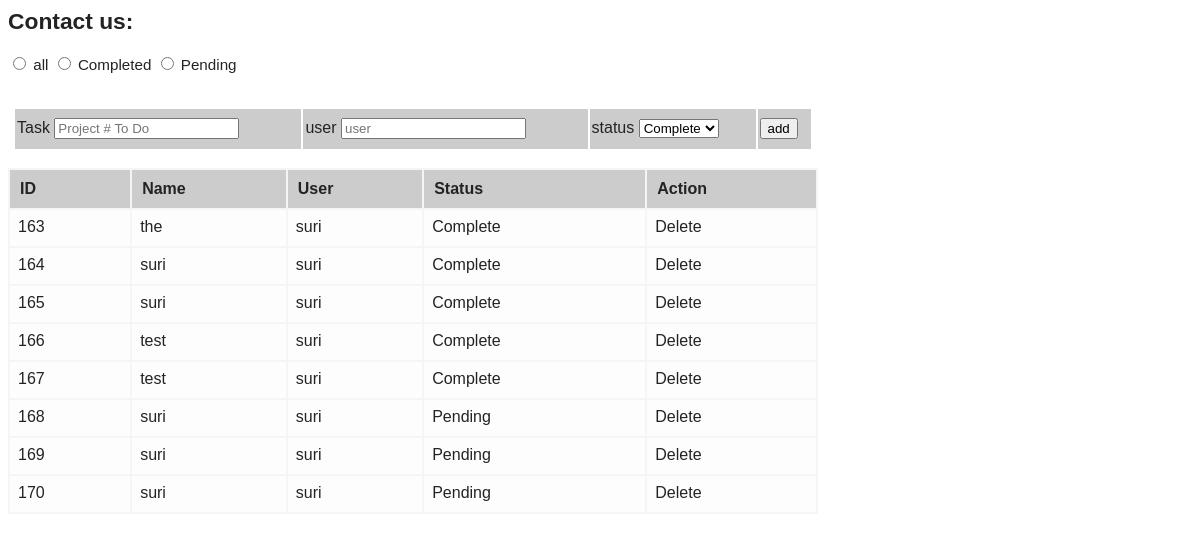
The page / on the database its author committed.
### tables this page shows
CREATE TABLE `crud` (
  `id` int(100) NOT NULL,
  `name` varchar(255) NOT NULL,
  `user` varchar(100) NOT NULL,
  `status` varchar(100) NOT NULL
);

### lib/DataSource.php (called while the page is built, shortened)
<?php
class DataSource
{
    private $conn;
    function __construct()
    {
        $this->conn = $this->getConnection();
    }
    public function getConnection()
    {
        $conn = new \mysqli(self::HOST, self::USERNAME, self::PASSWORD, self::DATABASENAME);
        $conn->set_charset("utf8");
        return $conn;
    }
    public function select($query, $paramType="", $paramArray=array())
    {
        $stmt = $this->conn->prepare($query);
        $stmt->execute();
        $result = $stmt->get_result();
        if ($result->num_rows > 0) {
            while ($row = $result->fetch_assoc()) {
                $resultset[] = $row;
            }
        }
        if (! empty($resultset)) {
            return $resultset;
        }
    }
}

### Model/FAQ.php (called while the page is built, shortened)
<?php
class FAQ
{
    private $ds;
    function __construct()
    {
        require_once __DIR__ . './../lib/DataSource.php';
        $this->ds = new DataSource();
    }
    function getFAQ()
    {
        $query = "SELECT * from crud";
        $result = $this->ds->select($query);
        return $result;
    }
}

### index.php (the view, shortened to what this page needs)
<html>
<head>
<link href="./assets/CSS/style.css" type="text/css" rel="stylesheet" />
</head>
<body>
<h2>Contact us: </h2>
<input type="radio" id="show" name="show"  onclick="msg()"> all
<input type="radio" id="show1" name="show"  onclick="msg()"> Completed
<input type="radio" id="show2" name="show"  onclick="msg()"> Pending
<table class="summary-table filtered-table" width="800px" cellpadding="2" cellspacing="2" align="center">
  <form id="form" >
    <tr bgcolor="#cccccc" height="40px"  >
                    <td>Task
                        <input type="text" name="name" id="name" placeholder="Project # To Do"  >
                    </td><br>
                     <td>user
                        <input type="text" name="user" id="user" placeholder="user"  >
                    </td><br>
                    <td>status
                        <select name="status" id="status">
                            <option value="Complete">Complete</option>
                        </select>
                       <br>
                    </td><br>
                    <td><button type="button" id="save" >add</button></td>
                </tr>
  </form>
</table>
<br/>
           <table class="tbl-qa" id="content" width="800px" cellpadding="2" cellspacing="2" align="center">
            <thead>
          <tr bgcolor="#cccccc">
                 <th class="table-header">ID</th>
                 <th class="table-header">Name</th>
                 <th class="table-header">User</th>
                 <th class="table-header">Status</th>
                 <th class="table-header">Action</th>
            </tr>
        </thead>
        <tbody>
<?php
require_once ("Model/FAQ.php");
$faq = new FAQ();
$faqResult = $faq->getFAQ();
foreach ($faqResult as $k => $v) {
    ?>
                 <tr class="table-row" id="table-row-<?php
                 echo $faqResult[$k]["id"]; ?>">
                 <td><?php echo  $faqResult[$k]["id"]; ?></td>
                <td id="name-<?php echo $faqResult[$k]["id"]; ?>"
                contenteditable="true"
                    onBlur="saveToDatabase(this,'name','<?php echo $faqResult[$k]["id"]; ?>')"
                    onClick="showEdit(this);"><?php
                    echo $faqResult[$k]["name"]; ?></td>
                <td id="user-<?php echo $faqResult[$k]["id"];  ?>"
                    contenteditable="true"
                    onBlur="saveToDatabase(this,'user','<?php echo $faqResult[$k]["id"];?>')"
                    onClick="showEdit(this);"><?php
                    echo $faqResult[$k]["user"]; ?></td>
            <td id="status-<?php echo $faqResult[$k]["id"]; ?>"><?php
                    echo $faqResult[$k]["status"]; ?></td>
 <td><a class="ajax-action-links" onclick="deleteRecord(<?php echo $faqResult[$k]["id"]; ?>);">Delete</a></td>
            </tr>
		<?php
}
?>
		  </tbody>
    </table>
<?php
require_once ("Model/FAQ.php");
    ?>
<?php
require_once ("Model/FAQ.php");
    ?>
</body>
</html>

### assets/CSS/style.css (style rules this page uses)
body { width: 810px; color: #232323; font-size: 0.95em; font-family: Arial; }
.tbl-qa { width: 100%; background-color: #f5f5f5; }
.tbl-qa th.table-header { padding: 5px; text-align: left; padding: 10px; }
.tbl-qa .table-row td { padding: 8px 15px 10px 8px; background-color: #FDFDFD; vertical-align: top; }

### index.php (style rules this page uses)
#content { //display: none; }

### rows shown on the page
crud: id "163", name "the", user "suri", status "Complete"
crud: id "164", name "suri", user "suri", status "Complete"
crud: id "165", name "suri", user "suri", status "Complete"
crud: id "166", name "test", user "suri", status "Complete"
crud: id "167", name "test", user "suri", status "Complete"
crud: id "168", name "suri", user "suri", status "Pending"
crud: id "169", name "suri", user "suri", status "Pending"
crud: id "170", name "suri", user "suri", status "Pending"
